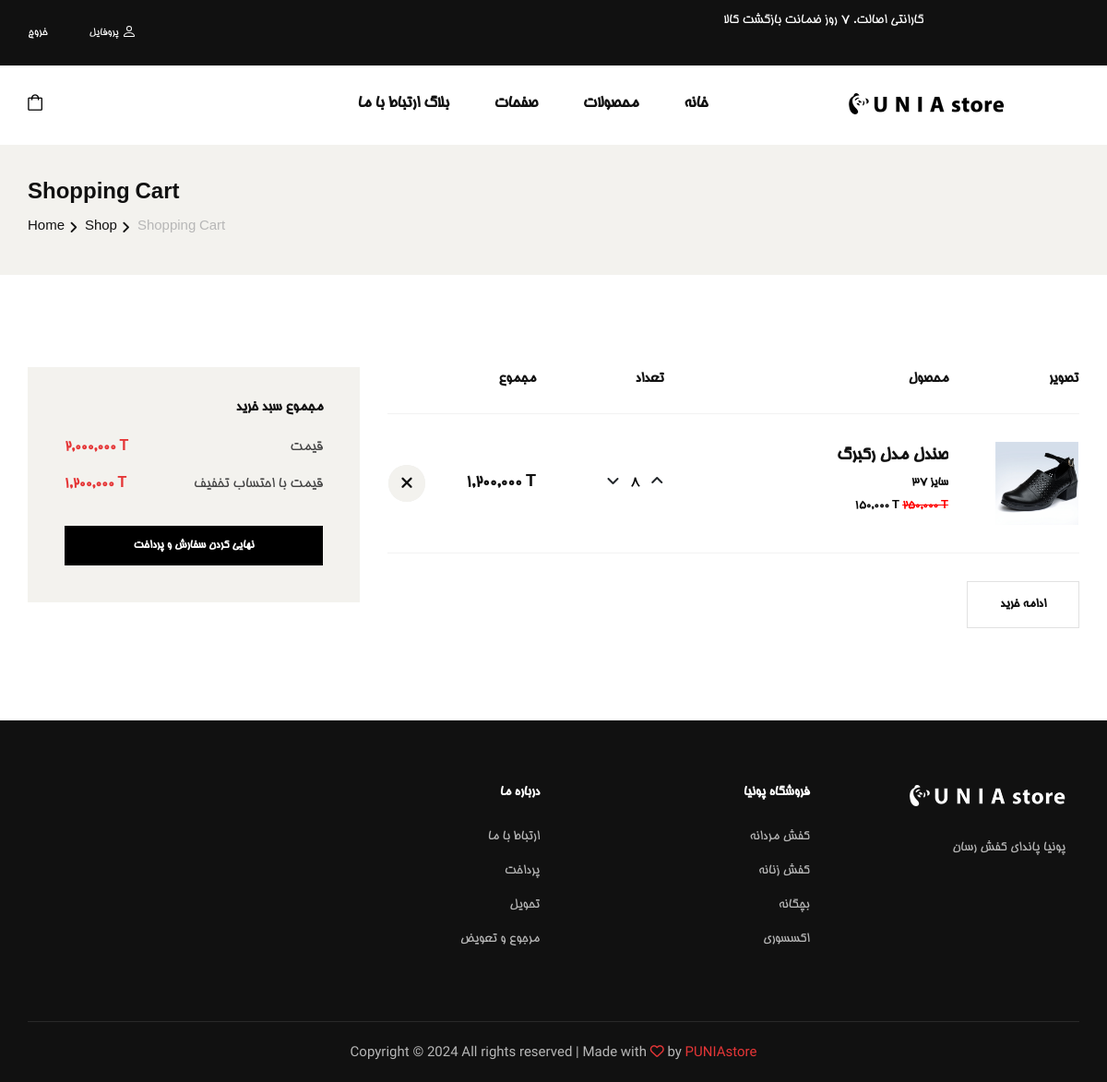
/shoppingcart (signed in), run on an earlier commit of the app's database.
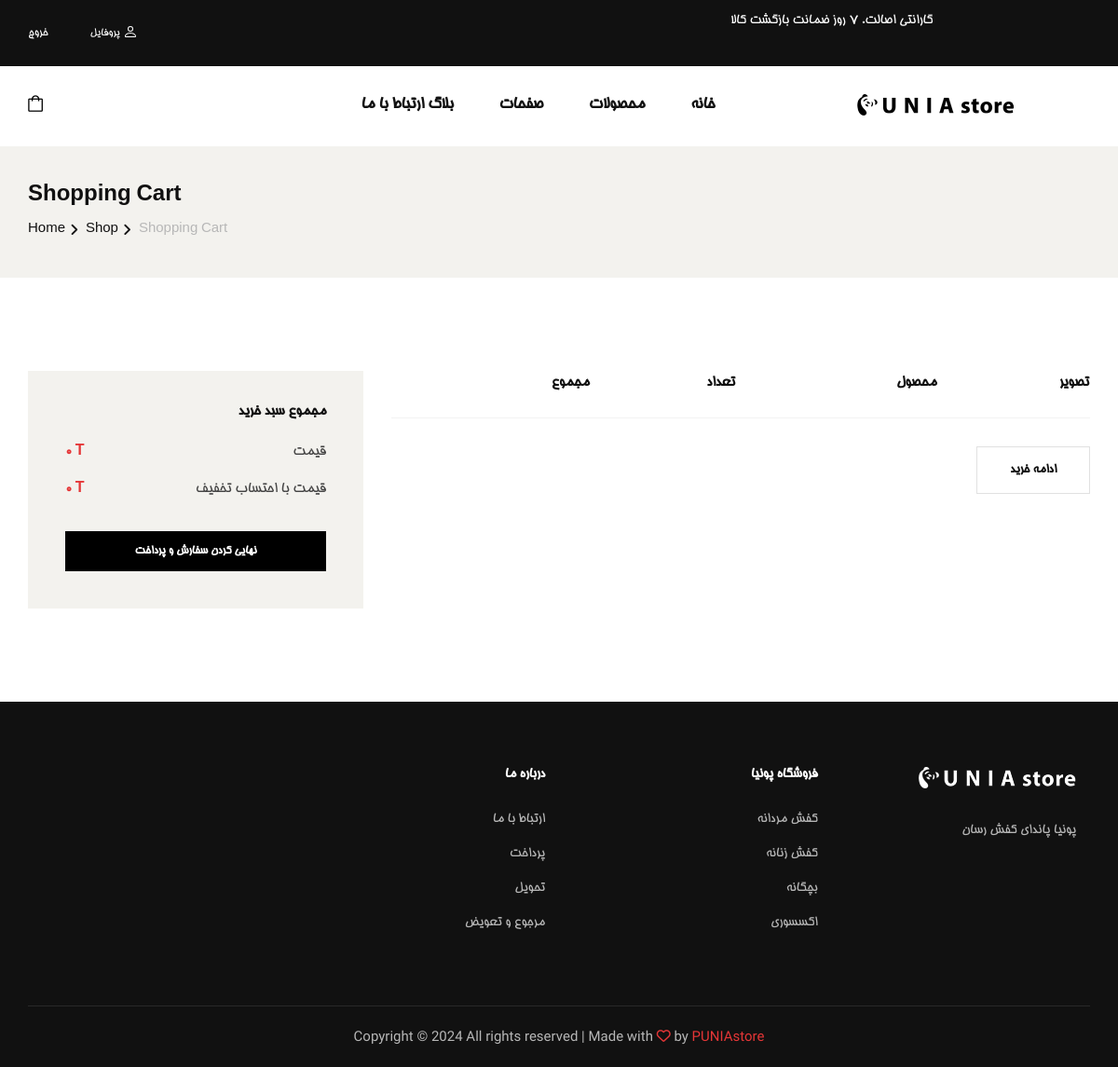
And on a later commit of the database.
### shop/models.py (models this page shows, shortened)
class CartItem(models.Model):
    shopCart = models.ForeignKey(ShopCart, on_delete=models.CASCADE)
    variantProduct = models.ForeignKey(
        VariantProduct, on_delete=models.CASCADE, null=True, blank=True)
    quantity = models.IntegerField(default=0, blank=True, null=True)
    createDate = models.DateField(null=True)

class VariantProduct(models.Model):
    product = models.ForeignKey(Product, on_delete=models.CASCADE)
    quantity = models.IntegerField(default=0)
    dkpc = models.CharField(unique=True, max_length=12, null=True, blank=True)
    size = models.IntegerField()
    mainPrice = models.IntegerField()
    discountPrice = models.IntegerField(null=True, blank=True)

class Product(models.Model):
    name = models.CharField(max_length=50)
    desciption = models.TextField(max_length=300, null=True, blank=True)
    category = models.ManyToManyField(Category)
    dkp = models.CharField(unique=True, max_length=12, null=True, blank=True)
    createDate = models.DateField(null=True)
    averageRating = models.FloatField(null=True, blank=True , default=0.0)
    ratingCount = models.IntegerField(null=True, blank=True , default=0)
    cover = models.ImageField(
        upload_to='images/', default=None, blank=True, null=True)

### shop/views.py (the view)
# urls.py: path('shoppingcart', views.shoppingcart, name='shoppingcart'),
def shoppingcart(request):
    shopcart = ShopCart.objects.get(user=request.user)
    cartitems = CartItem.objects.filter(shopCart=shopcart)
    totalmain = 0
    totaldiscount = 0
    for item in cartitems:
        totalmain = totalmain+(item.variantProduct.mainPrice*item.quantity)
        totaldiscount = totaldiscount + \
            (item.variantProduct.discountPrice*item.quantity)
    context = {'cartitems': cartitems, 'totalmain': totalmain,
               'totaldiscount': totaldiscount}
    return render(request, 'shop/shoppingcart.html', context)

### shop/templates/shop/shoppingcart.html (shortened to what the changed rows need)
{% extends 'base.html' %}
{%load mathfilters %}
{% load humanize %}
{% block content %}
<section class="shopping-cart spad" style="direction:rtl;text-align: right;">
    <div class="container">
        <div class="row">
            <div class="col-lg-8">
                <div class="shopping__cart__table">
                    <table>
                        <thead>
                            <tr>
                                <th>تصویر</th>
                                <th>محصول</th>
                                <th>تعداد</th>
                                <th>مجموع</th>
                                <th></th>
                            </tr>
                        </thead>
                        <tbody>
                            {%for item in cartitems%}
                            <tr>
                                <td calss="product__cart__item" style="padding-left: 50px;" >
                                    <div class="product__cart__item__pic" style="  height: 90px;width: 90px;">
                                        <img src={{item.variantProduct.product.cover.url}} alt="">
                                    </div>
                                </td>
                                <td class="product__cart__item">
                                    <div class="product__cart__item__text">
                                        <h6>{{item.variantProduct.product.name}}</h6>
                                        <h5 style="pad">سایز {{item.variantProduct.size}}</h5>
                                        <h5 style="direction:ltr">
                                            {{item.variantProduct.discountPrice| intcomma}}  T
                                            <span style="color:#ff0000;text-decoration-line:line-through;">
                                                {{item.variantProduct.mainPrice| intcomma}} T
                                            </span>
                                        </h5>
                                    </div>
                                </td>
                                <td class="quantity__item">
                                    <form id="editform" method="POST" action="{% url 'edit_cart' %}">
                                            <div class="pro-qty-2">
                                                <input type="text" name="quantity" id="{{item.id}}" value="{{item.quantity}}" style="border: white;width: 26px;text-align: center;">
                                            </div>
                                    </form>
                                </td>
                                <td class="cart__price" style="direction:ltr;">
                                    {{item.quantity| mul:item.variantProduct.discountPrice| intcomma}} T
                                </td>
                                <td class="cart__close">
                                        <form method="POST" action={% url 'remove_from_cart' %}>
                                            <button style="border-radius: 100%;padding:0;border:0">
                                                <i class="fa fa-close"></i>
                                            </button>
                                        </form>
                                </td>
                            </tr>
                            {%endfor%}
                        </tbody>
                    </table>
                </div>
            </div>
            <div class="col-lg-4">
                <div class="cart__total">
                    <ul>
                        <li style="direction: ltr;">قیمت <span>{{totalmain|intcomma}} T</span></li>
                        <li style="direction: ltr;">قیمت با احتساب تخفیف <span>{{totaldiscount|intcomma}} T</span></li>
                    </ul>
                </div>
            </div>
        </div>
    </div>
</section>
{%endblock%}

What changed in the data, as far as the page shows it:
removed CartItem: variantProduct.product.cover (picture), variantProduct.product.name "صندل مدل رکبرگ", variantProduct.size "37", variantProduct.discountPrice "150,000", variantProduct.mainPrice "250,000", quantity "8", quantity|mul "1,200,000"
Also different on the page:
{{ totalmain|intcomma }}: "2,000,000" → "0"
{{ totaldiscount|intcomma }}: "1,200,000" → "0"
